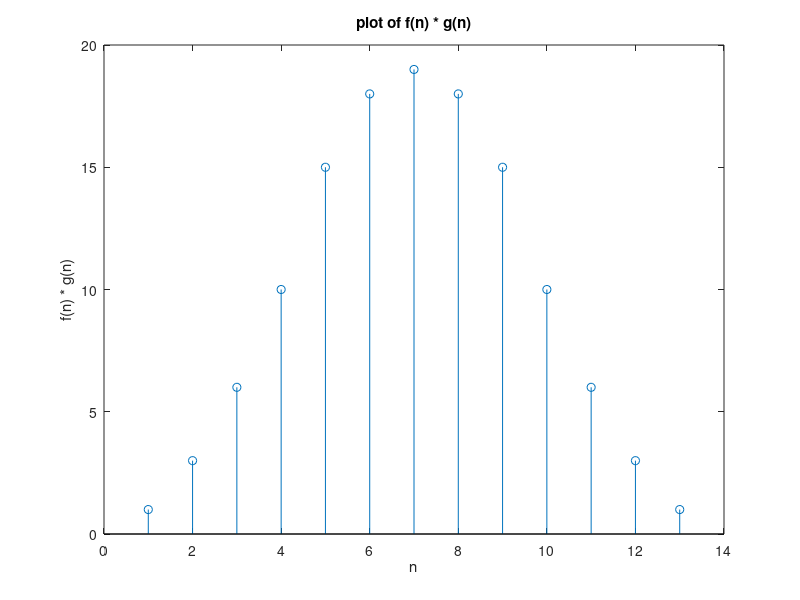

Here is the MATLAB script that generated this plot:
n = 0 : 4;
f = (n >= 0) - (n >= 5);
m = 1 : 9;
g = m .* (m >= 0) - 2 * (m - 5) .* (m >= 5) + (m - 10) .* (m >= 10);
k = 1 : 13;
c = conv(f, g);
stem(k, c)
xlabel('n')
ylabel('f(n) * g(n)')
title('plot of f(n) * g(n)')